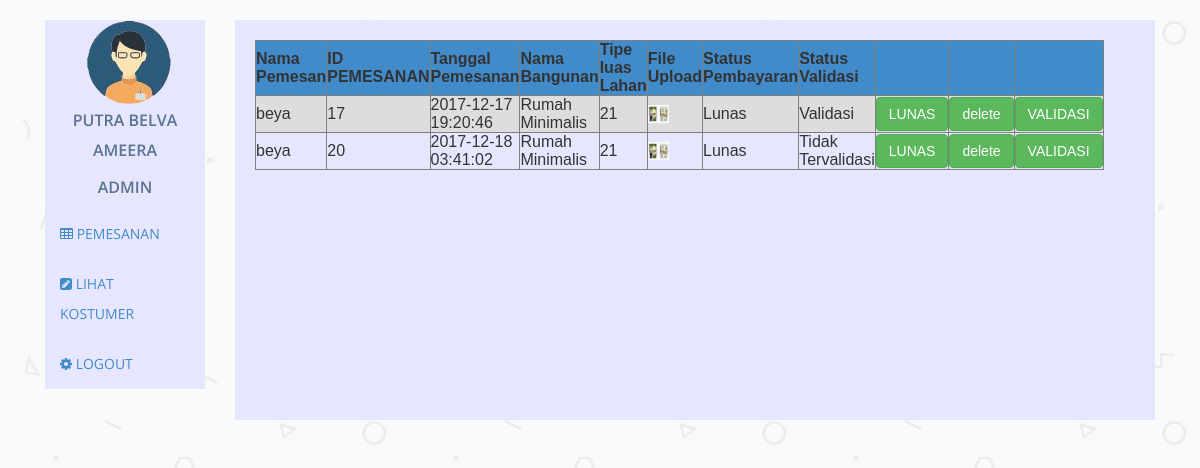
Screenshot of /index.php?tabeladmin with the database file from the repository.
### tables this page shows
CREATE TABLE `pemesanan` (
  `id_pemesanan` int(11) NOT NULL,
  `iduser` int(11) NOT NULL,
  `idDesain` int(11) NOT NULL,
  `tanggal_pemesanan` datetime NOT NULL,
  `statusvalidasi` enum('Validasi','Tidak Tervalidasi') NOT NULL DEFAULT 'Tidak Tervalidasi',
  `statuslunas` enum('Lunas','Tidak Lunas','','') NOT NULL DEFAULT 'Tidak Lunas'
);

CREATE TABLE `user` (
  `iduser` int(11) NOT NULL,
  `user` varchar(50) NOT NULL,
  `pass` varchar(50) NOT NULL,
  `level` int(11) NOT NULL
);

CREATE TABLE `desain` (
  `idDesain` int(11) NOT NULL,
  `namaBangunan` varchar(60) NOT NULL,
  `tipe` int(100) NOT NULL,
  `gambar` varchar(100) NOT NULL,
  `pdf` varchar(100) NOT NULL
);

### controller/controller2.php (called while the page is built, shortened)
<?php
class controller2{
	function tabeladmin(){
		$query = "SELECT u.user, p.id_pemesanan, p.tanggal_pemesanan,d.namaBangunan,d.tipe,d.gambar, p.statuslunas,
		p.statusvalidasi FROM pemesanan p JOIN user u on p.iduser=u.iduser join desain d on p.idDesain=d.idDesain WHERE u.level = 3";
		$data = mysql_query($query);
		include "vPesanAdmin.php";
	}
}
?>

### vPesanAdmin.php (the view, shortened to what this page needs)
<head>
        <link href="assets/css/bootstrap.css" rel="stylesheet" />
        <link href="assets/css/font-awesome.min.css" rel="stylesheet" />
        <link href="assets/css/style2.css" rel="stylesheet" />
    </head>
    <body>
    <div class="section">
      <div class="container">
        <div class="row profile">
          <div class="col-md-2">
      <div class="profile-sidebar">
          <div class="col-sm-12 col-sm-offset-2 col">
          <img src="assets/img/admin2.png" class="img-responsive" alt="">
          </div>
        <div class="profile-usertitle">
          <div class="profile-usertitle-name">
            PUTRA BELVA AMEERA
          </div>
          <div class="profile-usertitle-name">
            ADMIN
          </div>
        </div>
        <div class="profile-usermenu">
          <ul class="nav">
            <li>
              <a href="index.php?tabeladmin">
              <i class="fa fa-table fa"></i>
              PEMESANAN </a>
            </li>
            <li>
              <a href="index.php?lihat-user">
              <i class="fa  fa-pencil-square fa"></i>
              LIHAT KOSTUMER </a>
            </li>
            <li>
              <a href="logout.php?logout=true">
              <i class="fa fa-cog fa"></i>
              LOGOUT </a>
            </li>
          </ul>
        </div>
      </div>
    </div>
      <div class="col-md-10">
        <div class="profile-content">
            <div class="table-responsive">
             <table class="col-md-8" class="table table-striped table-bordered table-hover" border="1">
              <thead>
                <tr>
                  <th>Nama Pemesan</th>
                  <th>ID PEMESANAN</th>
                  <th>Tanggal Pemesanan</th>
                  <th>Nama Bangunan</th>
                  <th>Tipe luas Lahan</th>
                  <th>File Upload</th>
                  <th>Status Pembayaran</th>
                  <th>Status Validasi</th>
                  <th></th>
                  <th></th>
                  <th></th>
                  <?php while($row = mysql_fetch_array($data)){
          echo
          "
          <tr>
            <td>$row[0]</td>
            <td>$row[1]</td>
            <td>$row[2]</td>
            <td>$row[3]</td>
            <td>$row[4]</td>
            <td>
              <a href=\"".$row[5]."\" target='_blank'><img width='40%' src=\"".$row[5]."\"></a>
            </td>
            <td>$row[6]</td>
            <td>$row[7]</td>
            <td>
            <a href='index.php?pesanadmin=$row[id_pemesanan]'  class = 'btn btn-success'>LUNAS</a></td>
            <td>
            <a href='index.php?deleteadmin=$row[id_pemesanan]' class = 'btn btn-success'>delete</a></td>
            <td>
            <a href='index.php?validasiadmin=$row[id_pemesanan]'  class = 'btn btn-success'>VALIDASI</a></td>
          </tr>
          ";
        }
        ?>
                </tr>
              </thead>
            </table>
          </div>
        </body>

### assets/css/style2.css (style rules this page uses)
body { font-family: 'Open Sans', sans-serif; line-height: 30px; background:url('../img/img.jpg'); }
th { background-color: #428bca; }
table { font-family: arial, sans-serif; border-collapse: collapse; width: 100%; }
tr:nth-child(even) { background-color: #dddddd; }
.profile { margin: 20px 0; }
.profile-sidebar { padding: 0px; background: #e6e6ff; }
.profile-usertitle { text-align: center; margin-top: 0px; }
.profile-usertitle-name { color: #5a7391; font-size: 16px; font-weight: 600; margin-bottom: 7px; }
.profile-content { padding: 20px; background: #e6e6ff; min-height: 400px; }

### rows the page displays
pemesanan: iduser.user "beya", id_pemesanan "17", tanggal_pemesanan "2017-12-17 19:20:46", idDesain.namaBangunan "Rumah Minimalis", idDesain.tipe "21", idDesain.gambar (picture), statuslunas "Lunas", statusvalidasi "Validasi"
pemesanan: iduser.user "beya", id_pemesanan "20", tanggal_pemesanan "2017-12-18 03:41:02", idDesain.namaBangunan "Rumah Minimalis", idDesain.tipe "21", idDesain.gambar (picture), statuslunas "Lunas", statusvalidasi "Tidak Tervalidasi"
